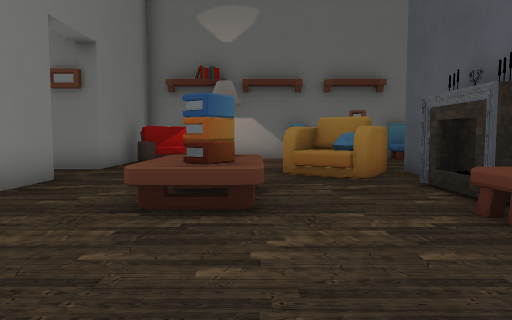
View 1 (above)

19 first-person views from a walk through a 3-D level made in the Godot game engine. The camera is 1.5 m above the floor, tilts 4° down and sees 70° across. The floor is counted in squares, 1.8 m on a side. Each view is taken from the middle of a square. On the plan, view 1 faces up. The plan holds only what a view shows up to about 12 squares ahead; the rest is blank. Door leaves are left out where a doorway can be walked through. Some surface patterns are stand-ins.

View 2
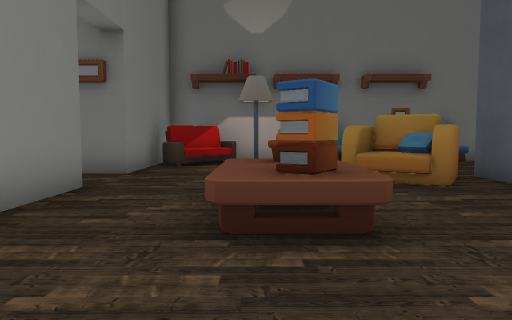

View 3
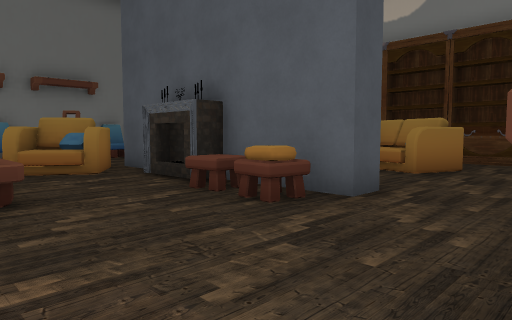

View 4
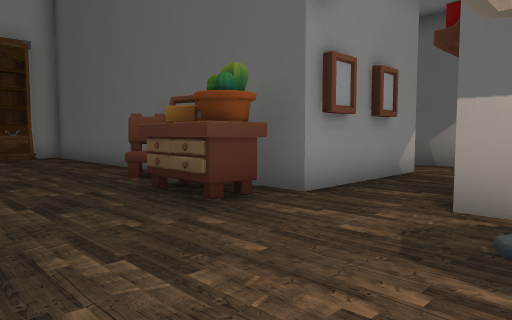

View 5
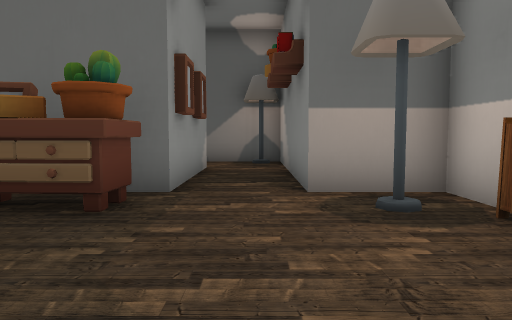

View 6
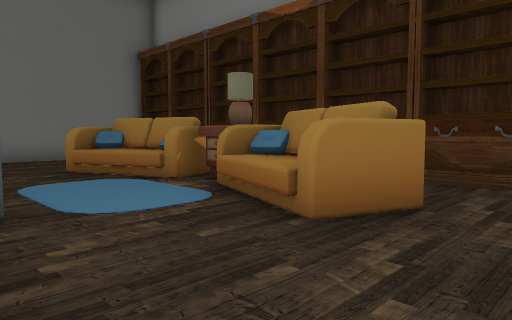

View 7
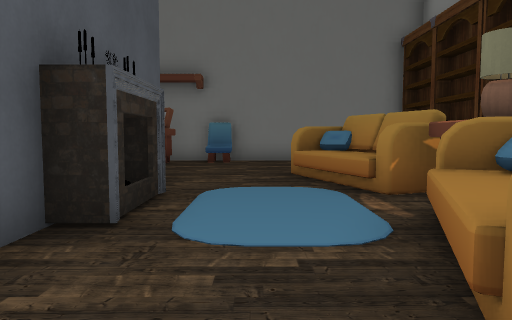

View 8
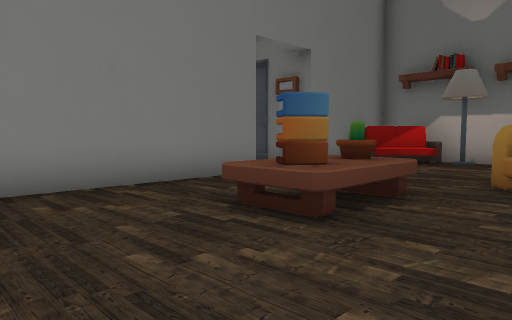

View 9
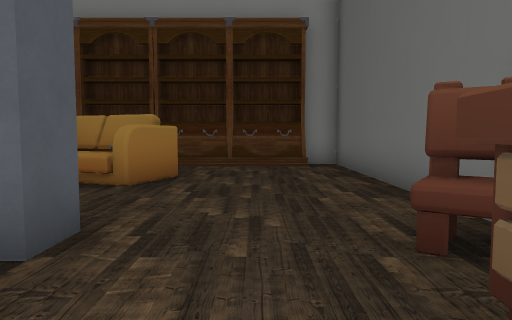

View 10
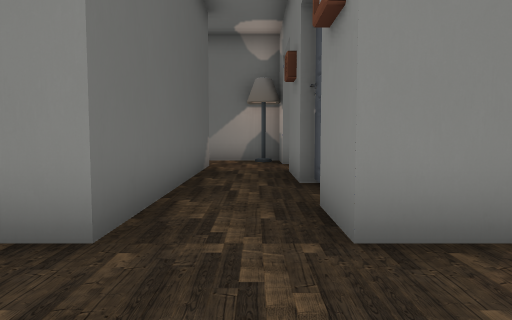

View 11
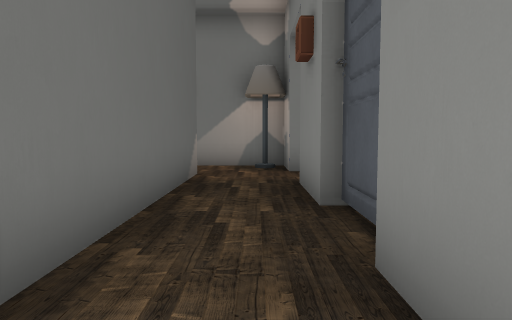

View 12
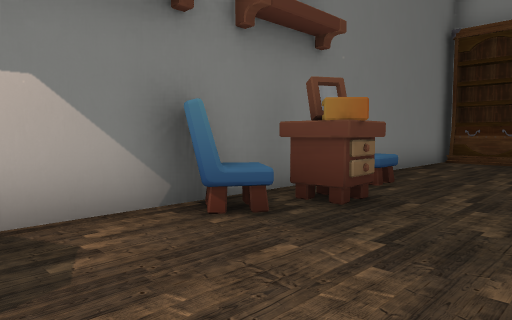

View 13
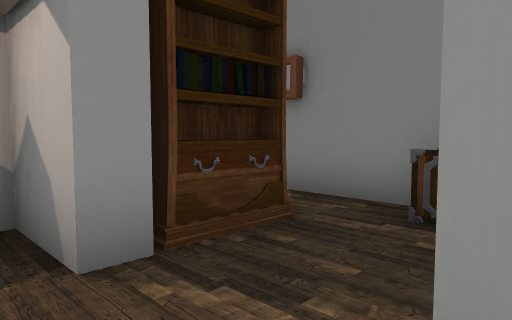

View 14
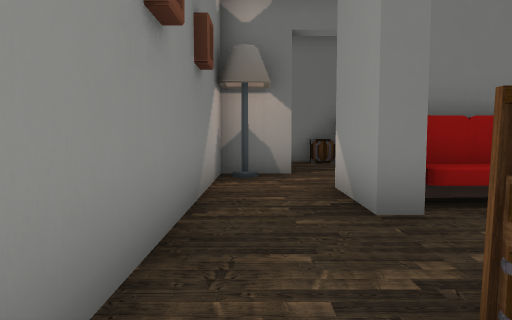

View 15
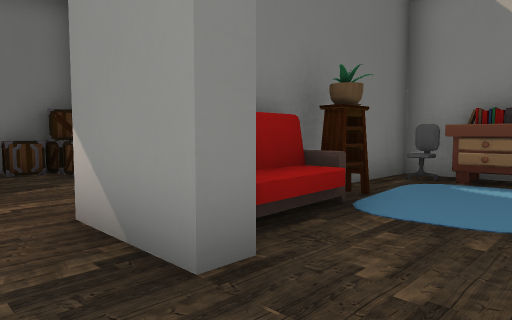

View 16
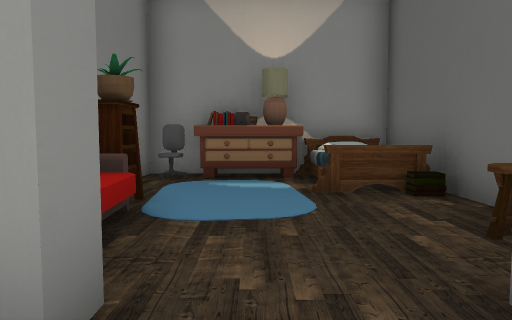

View 17
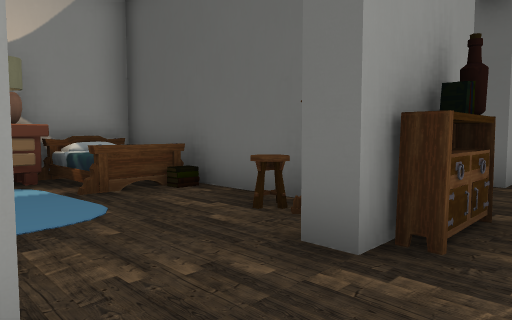

View 18
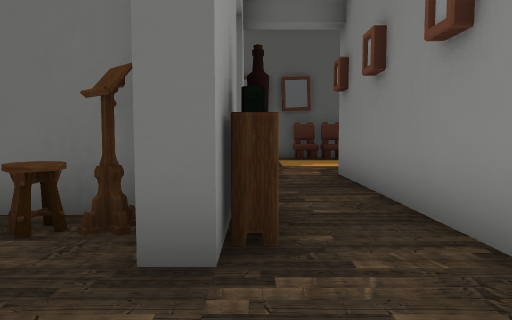

View 19
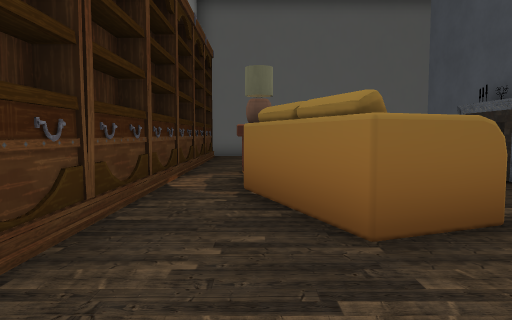

### Floor plan
Key: @ floor where view 1 was taken; # wall or solid block; . floor; / step, stairs or slope; ^ raised ledge; S sofa; L lamp; C cabinet; H chair; A armchair; T table; U cactus; B bookshelf; P pillow; R crate; E stool; K books; O other object.
Columns run from 13 left of view 1 to 11 right of it. Each row starts with its distance up from view 1.
 13 ###        ##############
 12  ..RR    #SSL..HC.H.....#
 11  ...R    #S.............B
 10   ..     #..............B
  9 ##..######....A.....##..#
  8 #L............AA.#..^#..B
  7 #.....####.....A.#...^#.#
  6 #..SSSO..#..UU..##...#C.#
  5 #..SS...H#..UU..##...#C.B
  4 #.......C#..TT...#...^#.B
  3 #.....///#......O#..^^..#
  2 #.C#E.K /#......O#..##..B
  1 #.########......P.......#
  0 #..      C...@..........#
 -1 #..      #L...CC.H......B
 -2 #..#     ###... #H....###
 -3 ..         #..#   #####
 -4 ..         #..#
 -5 ..         #..#
 -6 ..         #..#
 -7            #..
 -8            #L.#

Positions as (right, up) in squares from view 1, and headings:
1: (0, 0), facing up
2: (-1, 1), facing up
3: (-1, -1), facing up-right
4: (-3, 2), facing down-right
5: (-1, 3), facing down
6: (4, 0), facing up-right
7: (6, 1), facing up
8: (2, 1), facing up-left
9: (1, 0), facing right
10: (-1, 8), facing left
11: (-3, 8), facing left
12: (-1, 9), facing up-right
13: (-9, 8), facing up-left
14: (-12, 1), facing up
15: (-12, 3), facing up-right
16: (-12, 4), facing right
17: (-12, 5), facing down-right
18: (-11, 5), facing down
19: (9, 12), facing down
